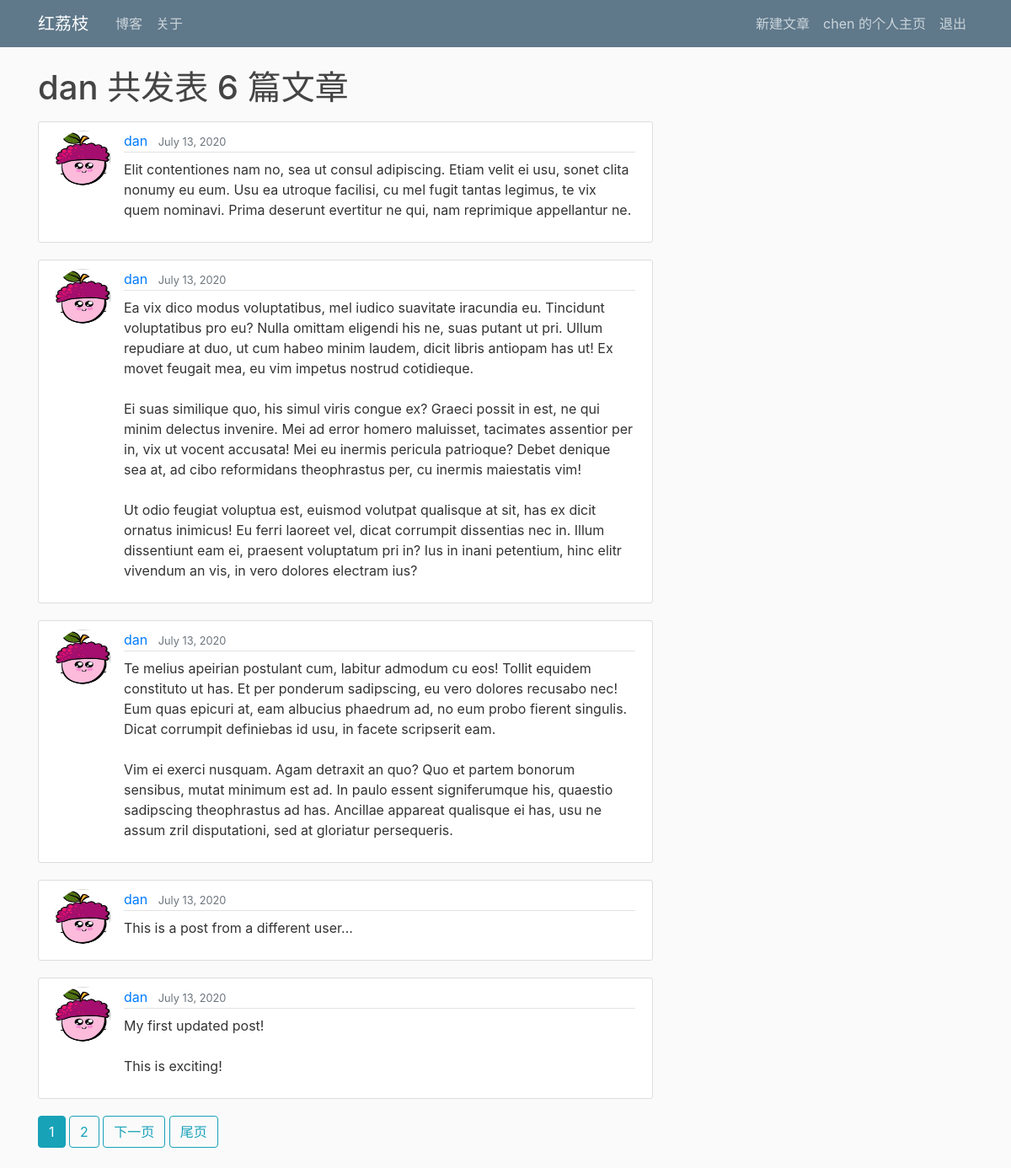
The app's page /blog/user/dan (signed in) with its own data.
### blog/models.py (models this page shows, shortened)
class Blog(models.Model):
    author      = models.ForeignKey(User, on_delete=models.CASCADE)
    date_posted = models.DateTimeField(default=timezone.now)
    title       = models.CharField(max_length=100)
    content     = models.TextField()
    image       = models.ImageField(upload_to = "blog_img/", blank=True)

### user/models.py (models this page shows, shortened)
class Profile(models.Model):
    user = models.OneToOneField(User, on_delete=models.CASCADE)
    image = models.ImageField(default='default.jpg', upload_to='user/profile_pics')

### blog/views.py (the view)
# urls.py: path('user/<str:username>', UserBlogListView.as_view(), name='blog_user_blogs')
class UserBlogListView(ListView):
    model = Blog
    template_name = 'blog/blog_user_blogs.html'
    context_object_name = 'blogs'
    paginate_by = 5
    def get_queryset(self):
        user = get_object_or_404(User, username=self.kwargs.get('username'))
        return Blog.objects.filter(author=user).order_by('-date_posted')

### blog/templates/blog/blog_user_blogs.html (shortened to what this page needs)
{% extends "page/page_base.html" %}
{% block content %}
    <h1 class="mb-3">
        {{ view.kwargs.username }} 共发表 {{ page_obj.paginator.count }} 篇文章
    </h1>
    {% for blog in blogs %}
        <article class="media content-section">
            <img class="rounded-circle article-img" src="{{ blog.author.profile.image.url }}">
            <div class="media-body">
                <div class="article-metadata">
                    <a class="mr-2" href="{% url 'blog_user_blogs' blog.author.username %}">{{ blog.author }}</a>
                    <small class="text-muted">{{ blog.date_posted|date:"F d, Y"}}</small>
                </div>
                <p class="article-content">{{ blog.content }}</p>
            </div>
        </article>
    {% endfor %}
    {% if is_paginated %}
        {% for num in page_obj.paginator.page_range %}
            {% if page_obj.number == num %}
                <a class="btn btn-info mb-4" href="?page={{ num }}">{{ num }}</a>
            {% elif num > page_obj.number|add:'-3' and num < page_obj.number|add:'3' %}
                <a class="btn btn-outline-info mb-4" href="?page={{ num }}">{{ num }}</a>
            {% endif %}
        {% endfor %}
        {% if page_obj.has_next %}
            <a class="btn btn-outline-info mb-4" href="?page={{ page_obj.next_page_number }}">下一页</a>
            <a class="btn btn-outline-info mb-4" href="?page={{ page_obj.paginator.num_pages}}">尾页</a>
        {% endif %}
    {% endif %}
{% endblock %}

### page/templates/page/page_base.html (shortened to what this page needs)
{% load static %}
<!DOCTYPE html>
<html>
    <head>
        <link rel="stylesheet" href="https://stackpath.bootstrapcdn.com/bootstrap/4.4.1/css/bootstrap.min.css">
        <link rel="stylesheet" type="text/css" href="{% static 'page/main.css' %}">
    </head>
    <body>
        <header class="site-header">
            <nav class="navbar navbar-expand-md navbar-dark bg-steel fixed-top">
                <div class="container">
                    <a class="navbar-brand mr-4" href="{% url 'page_home' %}">红荔枝</a>
                    <div class="collapse navbar-collapse" id="navbarToggle">
                        <div class="navbar-nav mr-auto">
                            <a class="nav-item nav-link" href="{% url 'blog_home' %}">博客</a>
                            <a class="nav-item nav-link" href="{% url 'page_about' %}">关于</a>
                        </div>
                        <div class="navbar-nav">
                            {% if user.is_authenticated %}
                                <a class="nav-item nav-link" href="{% url 'blog_create' %}">新建文章</a>
                                <a class="nav-item nav-link" href="{% url 'user_profile' %}">{{ user.username }} 的个人主页</a>
                                <a class="nav-item nav-link" href="{% url 'user_logout' %}">退出</a>
                            {% else %}
                                <a class="nav-item nav-link" href="{% url 'user_login' %}">登陆</a>
                                <a class="nav-item nav-link" href="{% url 'user_register' %}">注册</a>
                            {% endif %}
                        </div>
                    </div>
                </div>
            </nav>
        </header>
        <main role="main" class="container">
            <div class="row">
                <div class="col-md-8">
                    {% block content %}{% endblock %}
                </div>
            </div>
        </main>
    </body>
</html>

### page/static/page/main.css (style rules this page uses)
body { background: #fafafa; color: #333333; margin-top: 5rem; }
h1, h2, h3, h4, h5, h6 { color: #444444; }
.bg-steel { background-color: #5f788a; }
.site-header .navbar-nav .nav-link { color: #cbd5db; }
.content-section { background: #ffffff; padding: 10px 20px; border: 1px solid #dddddd; border-radius: 3px; margin-bottom: 20px; }
.article-content { white-space: pre-line; }
.article-img { height: 65px; width: 65px; margin-right: 16px; }
.article-metadata { padding-bottom: 1px; margin-bottom: 4px; border-bottom: 1px solid #e3e3e3 }

### records on screen
Blog: author.profile.image (picture), author "dan", date_posted "July 13, 2020", content "Elit contentiones nam no, sea ut consul adipiscing. Etiam velit ei usu, sonet clita nonumy eu eum. Usu ea utroque facilisi, cu mel fugit tantas legimus, te vix quem nominavi. Prima deserunt evertitur ne qui, nam reprimique appellantur ne."
Blog: author.profile.image (picture), author "dan", date_posted "July 13, 2020", content "Ea vix dico modus voluptatibus, mel iudico suavitate iracundia eu. Tincidunt voluptatibus pro eu? Nulla omittam eligendi his ne, suas putant ut pri. Ullum repudiare at duo, ut cum habeo minim laudem, dicit libris antiopam has ut! Ex movet feugait mea, eu vim impetus nostrud cotidieque. Ei suas similique quo, his simul viris congue ex? Graeci possit in est, ne qui minim delectus invenire. Mei ad error homero maluisset, tacimates assentior per in, vix ut vocent accusata! Mei eu inermis pericula patrioque? Debet denique sea at, ad cibo reformidans theophrastus per, cu inermis maiestatis vim! Ut odio feugiat voluptua est, euismod volutpat qualisque at sit, has ex dicit ornatus inimicus! Eu…"
Blog: author.profile.image (picture), author "dan", date_posted "July 13, 2020", content "Te melius apeirian postulant cum, labitur admodum cu eos! Tollit equidem constituto ut has. Et per ponderum sadipscing, eu vero dolores recusabo nec! Eum quas epicuri at, eam albucius phaedrum ad, no eum probo fierent singulis. Dicat corrumpit definiebas id usu, in facete scripserit eam. Vim ei exerci nusquam. Agam detraxit an quo? Quo et partem bonorum sensibus, mutat minimum est ad. In paulo essent signiferumque his, quaestio sadipscing theophrastus ad has. Ancillae appareat qualisque ei has, usu ne assum zril disputationi, sed at gloriatur persequeris."
Blog: author.profile.image (picture), author "dan", date_posted "July 13, 2020", content "This is a post from a different user..."
Blog: author.profile.image (picture), author "dan", date_posted "July 13, 2020", content "My first updated post! This is exciting!"

### other values on screen
{{ user.username }} "chen"
{{ view.kwargs.username }} "dan"
{{ page_obj.paginator.count }} "6"
{{ num }} "1"
{{ num }} "2"
